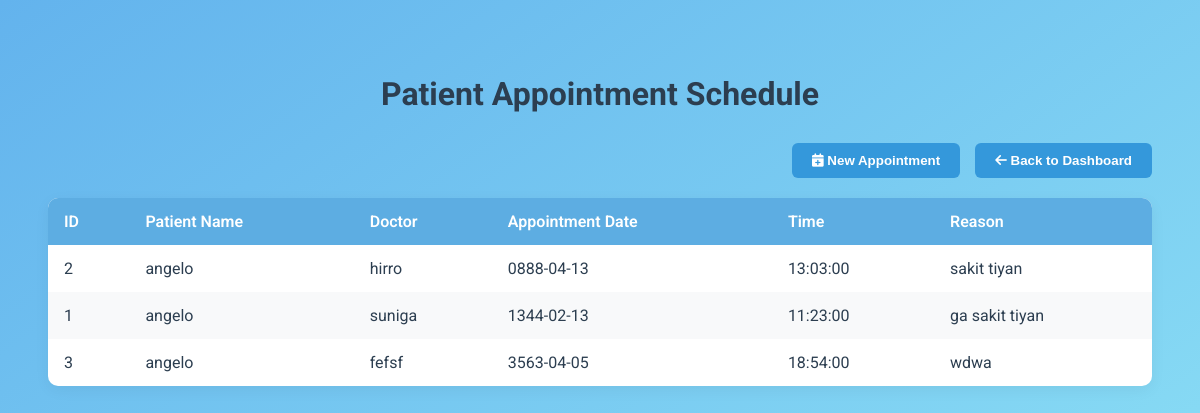
/appointment.php, run on the app's committed database.
### tables this page shows
CREATE TABLE `appointments` (
  `id` int(11) NOT NULL,
  `patient_name` varchar(100) DEFAULT NULL,
  `doctor_name` varchar(100) DEFAULT NULL,
  `appointment_date` date DEFAULT NULL,
  `appointment_time` time DEFAULT NULL,
  `reason` text DEFAULT NULL
);

### appointment.php (the view, shortened to what this page needs)
<?php
include "config.php";
$result = $con->query("SELECT * FROM appointments ORDER BY appointment_date ASC");
?>
<!DOCTYPE html>
<html lang="en">
<head>
    <link rel="stylesheet" href="https://cdnjs.cloudflare.com/ajax/libs/font-awesome/6.7.2/css/all.min.css"
 />
</head>
<body>
    <h2>Patient Appointment Schedule</h2>
    <div class="action">
        <a href="create_appointment.php">
            <button><i class="fa-solid fa-calendar-plus"></i> New Appointment</button>
        </a>
        <a href="dashboard.php">
            <button><i class="fa-solid fa-arrow-left"></i> Back to Dashboard</button>
        </a>
    </div>
    <?php if ($result && $result->num_rows > 0): ?>
        <table>
            <thead>
                <tr>
                    <th>ID</th>
                    <th>Patient Name</th>
                    <th>Doctor</th>
                    <th>Appointment Date</th>
                    <th>Time</th>
                    <th>Reason</th>
                </tr>
            </thead>
            <tbody>
                <?php while ($row = $result->fetch_assoc()): ?>
                    <tr>
                        <td><?= $row['id'] ?></td>
                        <td><?= $row['patient_name'] ?></td>
                        <td><?= $row['doctor_name'] ?></td>
                        <td><?= $row['appointment_date'] ?></td>
                        <td><?= $row['appointment_time'] ?></td>
                        <td><?= $row['reason'] ?></td>
                    </tr>
                <?php endwhile; ?>
            </tbody>
        </table>
    <?php else: ?>
        <div class="no-appointments">No appointments scheduled.</div>
    <?php endif; ?>
</body>
</html>

### appointment.php (style rules this page uses)
body { font-family: 'Roboto', sans-serif; background: linear-gradient(145deg, #63b3ed, #91E5F6); padding: 40px; color: #2c3e50; background-attachment: fixed; }
h2 { text-align: center; color: #2c3e50; margin-bottom: 30px; font-size: 2em; }
.action { display: flex; justify-content: flex-end; gap: 15px; margin-bottom: 20px; }
.action a button { padding: 10px 20px; background-color: #3498db; border: none; color: white; border-radius: 6px; font-weight: 600; cursor: pointer; transition: background-color 0.3s ease; }
table { width: 100%; border-collapse: collapse; background: #ffffff; box-shadow: 0 4px 15px rgba(0, 0, 0, 0.05); border-radius: 10px; overflow: hidden; }
th, td { padding: 14px 16px; text-align: left; }
th { background-color: #5dade2; color: white; font-weight: 600; }
tr:nth-child(even) { background-color: #f8f9fa; }

### data on the page
appointments: id "2", patient_name "angelo", doctor_name "hirro", appointment_date "0888-04-13", appointment_time "13:03:00", reason "sakit tiyan"
appointments: id "1", patient_name "angelo", doctor_name "suniga", appointment_date "1344-02-13", appointment_time "11:23:00", reason "ga sakit tiyan"
appointments: id "3", patient_name "angelo", doctor_name "fefsf", appointment_date "3563-04-05", appointment_time "18:54:00", reason "wdwa"
